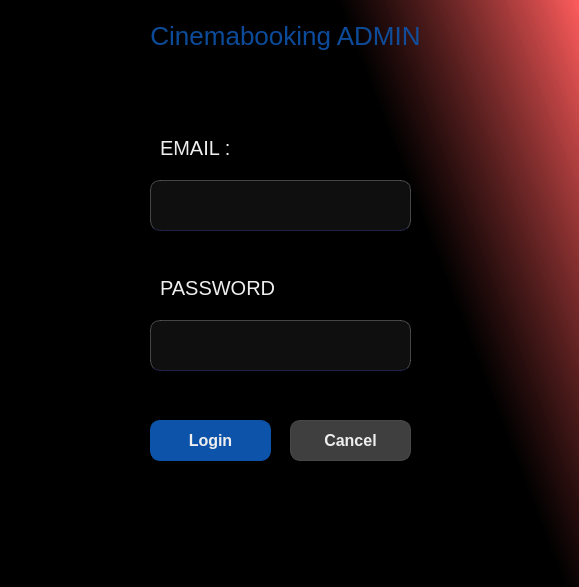
<?xml version="1.0" encoding="UTF-8"?>
<ui version="4.0">
 <author>wissem</author>
 <class>page</class>
 <widget class="QWidget" name="page">
  <property name="geometry">
   <rect>
    <x>0</x>
    <y>0</y>
    <width>579</width>
    <height>587</height>
   </rect>
  </property>
  <property name="windowTitle">
   <string>Form</string>
  </property>
  <property name="styleSheet">
   <string notr="true">QWidget {
	color: #EEE;
}

#page {
	background-color: qlineargradient(spread:pad, x1:0.637, y1:0.142364, x2:1, y2:0, stop:0 rgba(0, 0, 0, 255), stop:1 rgba(255, 86, 86, 207));
}

#title {
	font-size: 26px;
	color: rgba(13, 83, 170, 0.9);
}

#error {
	color: rgba(255, 0, 0, 0.8);
}

QLabel {
	font-size: 20px;
}

QLineEdit {
	border-radius: 10px;
	background-color: rgba(20, 20, 20, 0.75);
	padding: 5px 10px;
	border:  1px solid rgba(255, 255, 255, 0.25);
	border-bottom-color: rgba(110, 110, 255, 0.25);
	font-size: 16px;
}
QLineEdit:focus {
	border-bottom-color: #0d53aa;
}

QPushButton {
	border-radius: 10px;
	padding: 5px 10px;
	border: 1px solid #0d53aa ;
	background-color: #0d53aa; 
	font-weight: 900;
	font-size: 16px;
}
QPushButton:hover {
	background-color: red; 
	border-color: red;
}

#cancel_btn {
	border-color: rgba(84, 84, 84, 0.75);
	background-color: rgba(84, 84, 84, 0.75);
}</string>
  </property>
  <widget class="QLineEdit" name="email">
   <property name="geometry">
    <rect>
     <x>150</x>
     <y>180</y>
     <width>261</width>
     <height>51</height>
    </rect>
   </property>
  </widget>
  <widget class="QLineEdit" name="pwd">
   <property name="geometry">
    <rect>
     <x>150</x>
     <y>320</y>
     <width>261</width>
     <height>51</height>
    </rect>
   </property>
  </widget>
  <widget class="QPushButton" name="login_btn">
   <property name="geometry">
    <rect>
     <x>150</x>
     <y>420</y>
     <width>121</width>
     <height>41</height>
    </rect>
   </property>
   <property name="text">
    <string>Login</string>
   </property>
  </widget>
  <widget class="QPushButton" name="cancel_btn">
   <property name="geometry">
    <rect>
     <x>290</x>
     <y>420</y>
     <width>121</width>
     <height>41</height>
    </rect>
   </property>
   <property name="text">
    <string>Cancel</string>
   </property>
  </widget>
  <widget class="QLabel" name="label">
   <property name="geometry">
    <rect>
     <x>160</x>
     <y>140</y>
     <width>101</width>
     <height>16</height>
    </rect>
   </property>
   <property name="text">
    <string>EMAIL :</string>
   </property>
  </widget>
  <widget class="QLabel" name="label_2">
   <property name="geometry">
    <rect>
     <x>160</x>
     <y>280</y>
     <width>121</width>
     <height>16</height>
    </rect>
   </property>
   <property name="text">
    <string>PASSWORD :</string>
   </property>
  </widget>
  <widget class="QLabel" name="title">
   <property name="geometry">
    <rect>
     <x>20</x>
     <y>10</y>
     <width>531</width>
     <height>51</height>
    </rect>
   </property>
   <property name="text">
    <string>Cinemabooking ADMIN</string>
   </property>
   <property name="alignment">
    <set>Qt::AlignCenter</set>
   </property>
  </widget>
  <widget class="QLabel" name="error">
   <property name="geometry">
    <rect>
     <x>154</x>
     <y>89</y>
     <width>261</width>
     <height>31</height>
    </rect>
   </property>
   <property name="text">
    <string/>
   </property>
   <property name="alignment">
    <set>Qt::AlignCenter</set>
   </property>
  </widget>
 </widget>
 <tabstops>
  <tabstop>email</tabstop>
  <tabstop>pwd</tabstop>
  <tabstop>login_btn</tabstop>
  <tabstop>cancel_btn</tabstop>
 </tabstops>
 <resources/>
 <connections/>
</ui>
